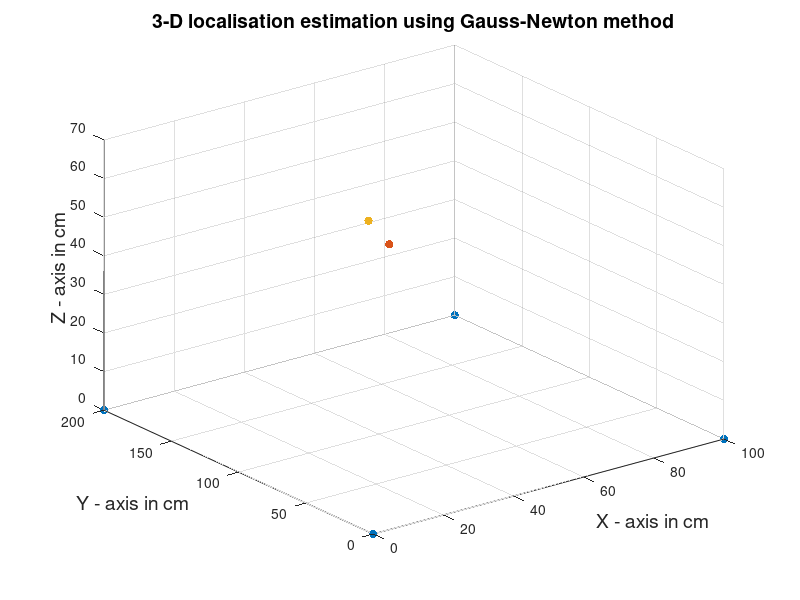

MATLAB code to generate this figure:
%% Gaurav R Datta 201676662
%  University of Leeds
%  Dr James Mclaughlan and Dr Joshua Freeman
%  Gauss Newton Program that uses Jacobian Matrices method
%  of linear regression for 3-D localization

%% Reference paper: An Improved Trilateration Positioning Algorithm with Anchor ...
% Node Combination and K-Means Clustering...
% Qinghua Luo 1,2,3 , Kexin Yang 1...
% , Xiaozhen Yan 1,2,*, Jianfeng Li 1,2, Chenxu Wang 1,2 and Zhiquan Zhou
% 1,2 1 School of Information Science and Engineering, Harbin Institute of Technology, Weihai 264209, China...
% 2 Shandong Institute of Shipbuilding Technology, Ltd., Weihai 264209, China...
% 3 Shandong New Beiyang Information Technology Co., Ltd., Weihai 264209, China...
% * Correspondence: yanxiaozhen@hit.edu.cn

%% This code does not use filtering algorithm, nonetheless refers to the...
%%   technique of non linear gauss newton technique

clear
clc
close all
iter = 80; % maximum number of iterations
error = 1e-8; % error value
RSSE = 0;
%% Setting the Receiver anchor's points in cartesian plane
rx = [0;100;100;0]; % x
ry = [0;0;200;200];
rz = [0;0;0;0]; % z axis

%% Setting the true location of the Transmitter in cartesian plane

tx = [18;35;65];

%% Calculating the distance from the true Tx location to the anchor Rx r_i matrix
true_dist1 = sqrt((tx(1) - rx(1)).^2 + (tx(2) - ry(1)).^2 + (tx(3) - rz(1)).^2);
true_dist2 = sqrt((tx(1) - rx(2)).^2 + (tx(2) - ry(2)).^2 + (tx(3) - rz(2)).^2);
true_dist3 = sqrt((tx(1) - rx(3)).^2 + (tx(2) - ry(3)).^2 + (tx(3) - rz(3)).^2);
true_dist4 = sqrt((tx(1) - rx(4)).^2 + (tx(2) - ry(4)).^2 + (tx(3) - rz(4)).^2);
true_distance = [true_dist1;true_dist2;true_dist3;true_dist4]; % r_i

%% Setting the initial guess of the Transmitter location
guess = [21;53;72]; % x;y;z
tic
for i = 1:iter

    %% We calculate the distance between the guestimate position and the Rx anchors
    %% This keeps on continuosly updating every iteration
    guess_dist1 = sqrt((guess(1) - rx(1))^2 + (guess(2) - ry(1))^2 + (guess(3) - rz(1))^2);
    guess_dist2 = sqrt((guess(1) - rx(2))^2 + (guess(2) - ry(2))^2 + (guess(3) - rz(2))^2);
    guess_dist3 = sqrt((guess(1) - rx(3))^2 + (guess(2) - ry(3))^2 + (guess(3) - rz(3))^2);
    guess_dist4 = sqrt((guess(1) - rx(4))^2 + (guess(2) - ry(4))^2 + (guess(3) - rz(4))^2);
    guess_dist = [guess_dist1;guess_dist2;guess_dist3;guess_dist4];

    %% We calculate the Residual sum of errors phi function
    f1 = (true_distance(1) - guess_dist(1));
    f2 = (true_distance(2) - guess_dist(2));
    f3 = (true_distance(3) - guess_dist(3));
    f4 = (true_distance(4) - guess_dist(4));
    f_i = [f1;f2;f3;f4]; % stores all the difference between the true distance and the 
    % guesstimatef_i = true_dist - R_estimate

    %RSSE = f_i.^2; % Residual sum of squares
    
    %% We calculate the jacobian matrix of the f_i function above
    %  We calculate the partial derivates

    for k = 1:4 %rows
        for l = 1:3 %columns
            if l == 1
                jacob(k,l) = -2*(guess(1) - rx(k))/(2* sqrt((guess(1) - rx(k))^2 + (guess(2) - ry(k))^2 + (guess(3) - rz(k))^2));
            end
            if l == 2

                jacob(k,l) = -2*(guess(2) - ry(k))/(2* sqrt((guess(1) - rx(k))^2 + (guess(2) - ry(k))^2 + (guess(3) - rz(k))^2));
            end
            if l == 3

                jacob(k,l) = -2*(guess(3) - rz(k))/(2* sqrt((guess(1) - rx(k))^2 + (guess(2) - ry(k))^2 + (guess(3) - rz(k))^2));
            end
        end
    end
    
 %% Residual sum of errors is calculated iteratively
    for j = 1:4
        %residual(j,1) = true_distance(j) - sqrt((guess(1) - rx(j))^2  +  (guess(2) - ry(j))^2  +  (guess(3) - rz(j))^2); % residual value is calculated by...
        residual(j,1) = true_distance(j) - guess_dist(j);
        % subtracting distance of iterative guesses with the actual distance
        RSSE = RSSE + residual(j,1).^2;
    end

    jacob_trans = transpose(jacob);
    J_product = jacob_trans*jacob;
    J_f = jacob_trans*f_i;

    guess_new = guess - transpose(J_product\J_f);
    tolerance = abs(( guess - guess_new).^2);
    % wait until the tolerance reduces sufficiently below the error
    if (tolerance <= error)
        break
    end
    guess = guess_new;
end
toc
%% Plotting the data points in 3-D space
figure(1)
scatter3(rx,ry,rz,'filled','red')
hold on
scatter3(tx(1),tx(2),tx(3),'filled','blue')
hold on
scatter3(guess(1,1),guess(2,1),guess(3,1),'filled','green')
hold off
title('3-D localisation estimation using Gauss-Newton method','FontSize',14)
xlabel('X - axis in cm', 'FontSize',14)
ylabel('Y - axis in cm', 'FontSize',14)
zlabel('Z - axis in cm', 'FontSize',14)